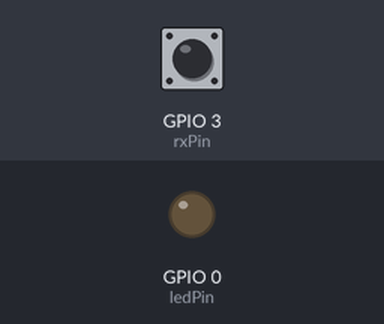
A program run on a simulated ESP8266 (NodeMCU). Parts: output pins drawn as LEDs (lit = HIGH). The inputs (shaded band) are chosen by the test bench; at power-on: GPIO 3 (rxPin) HIGH. WiFi joins after 1.5 s; servers stay silent unless stated; no MQTT or app messages arrive unless stated; what the program prints to the serial monitor is not drawn.

Above: at 1.6 s.
At 2.6 s:
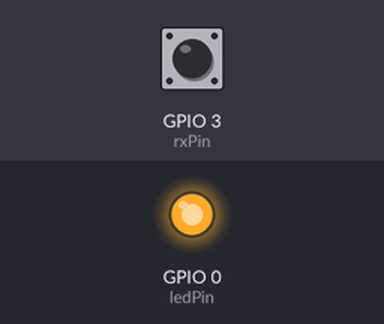
Timing chart, 0 to 4.1 s (numbered marks = the images above):
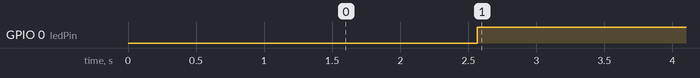

Measured:
- by itself, GPIO 0 (ledPin): LOW → HIGH at 2.6 s

The program:

main.cpp
```cpp
#include <Arduino.h>
#include <MQTT.h>
#include <PubSubClient.h>
#include <ESP8266WiFi.h>
#include "connection.h"

const int ledPin = 0;
const int rxPin = 3;
int buttonState = 0;
bool isLocked = false;

void setup_wifi(void);
void reconnect(void);

IPAddress MQTTserver;
WiFiClient espClient;
PubSubClient client(espClient);
const char* stateTopic = "home/binary_sensor/entrance_lock/state";
const char* configTopic = "home/binary_sensor/entrance_lock/config";

void setup() {
  Serial.begin(115200, SERIAL_8N1, SERIAL_TX_ONLY);
  Serial.println("Init");
  setup_wifi();
  MQTTserver.fromString(MQTT_SERVER);
  client.setServer(MQTTserver, 1883);
  pinMode(ledPin, OUTPUT);
  pinMode(rxPin, INPUT_PULLUP);
  digitalWrite(ledPin, LOW);
}

void setup_wifi() {
  delay(10);
  Serial.println();
  Serial.print("Connecting to ");
  Serial.println(SSID);

  WiFi.mode(WIFI_STA);
  WiFi.begin(SSID, PASSWORD);

  while (WiFi.status() != WL_CONNECTED) {
    delay(500);
    Serial.print(".");
  }

  Serial.println("");
  Serial.println("WiFi connected");
  Serial.println("IP address: ");
  Serial.println(WiFi.localIP());
}

void reconnect() {
  while (!client.connected()) {
    Serial.print("Attempting MQTT connection...");
    if (client.connect("ESP8266Client")) {
      Serial.println("connected");
      client.publish(configTopic, "{\"name\": \"Entrance Lock\", \"device_class\": \"lock\"}");
    } else {
      Serial.print("failed, rc=");
      Serial.print(client.state());
      Serial.println(" try again in 5 seconds");
      delay(5000);
    }
  }
}

void loop() {
  delay(1000);

  if (!client.connected()) {
    reconnect();
  }

  buttonState = digitalRead(rxPin);
  Serial.println(buttonState);
  if (buttonState == HIGH) {
    if (isLocked == false) {
      client.publish(stateTopic, "OFF");
      isLocked = true;
      digitalWrite(ledPin, HIGH);
    }
  } else {
    if (isLocked == true) {
      client.publish(stateTopic, "ON");
      isLocked = false;
      digitalWrite(ledPin, LOW);
    }
  }
}
```

connection.h
```cpp
#define SSID "WiFiNetwork"
#define PASSWORD "password"
#define MQTT_SERVER "192.168.1.1"
```
